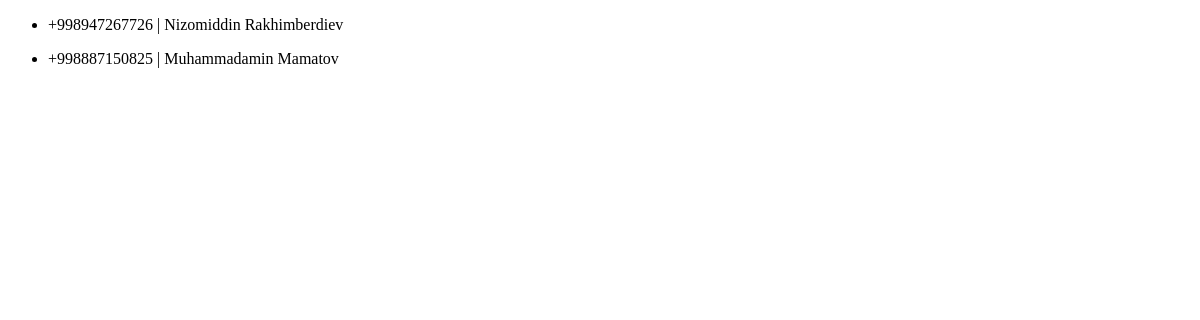
Before: /admin-dashboard/teachers/ with the older database file.
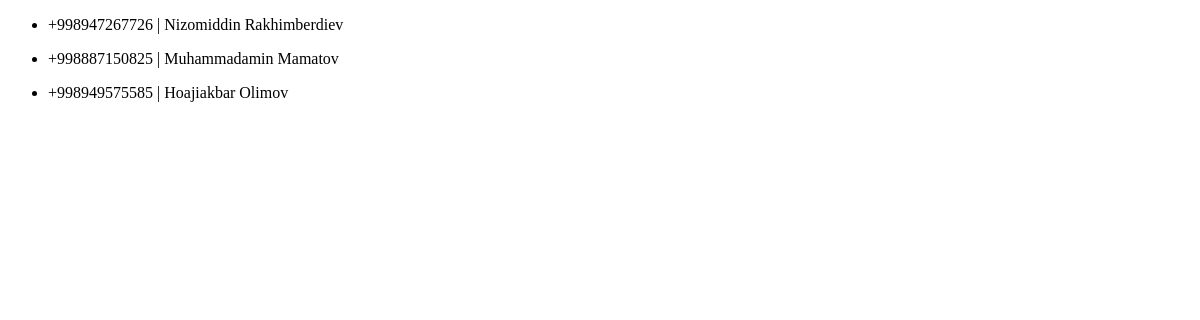
After: the same page with the newer database file.
### users/models.py (models this page shows, shortened)
class CustomUser(AbstractUser):
    groups = models.ManyToManyField(
        'auth.Group',
        related_name='customuser_set',  # related_name bilan to'qnashuv oldini olish
        blank=True
    )
    user_permissions = models.ManyToManyField(
        'auth.Permission',
        related_name='customuser_set_permissions',  # related_name bilan to'qnashuv oldini olish
        blank=True
    )

class Teacher(CustomUser):
    salary = models.DecimalField(max_digits=11, decimal_places=2, default=0)
    rating = models.IntegerField(default=0)
    rating_number = models.DecimalField(max_digits=3, decimal_places=1, default=0)

class CustomUser(AbstractUser):
    groups = models.ManyToManyField(
        'auth.Group',
        related_name='customuser_set',  # related_name bilan to'qnashuv oldini olish
        blank=True
    )
    user_permissions = models.ManyToManyField(
        'auth.Permission',
        related_name='customuser_set_permissions',  # related_name bilan to'qnashuv oldini olish
        blank=True
    )

### core/views.py (the view)
# urls.py: path('teachers/', teachers_view, name='teachers'),
def teachers_view(request):
    teachers = Teacher.objects.all()
    context = {'teachers': teachers}
    return render(request, 'teachers.html', context)

### templates/teachers.html (shortened to what this page needs)
<!DOCTYPE html>
<html lang="en">
<head>
</head>
<body>
{% for t in teachers %}
    <ul>
        <li>{{t.username}} | {{ t.first_name }} {{ t.last_name }}</li>
    </ul>
{% endfor %}
</body>
</html>

Changed rows visible on the page:
added Teacher: username "+998949575585", first_name "Hoajiakbar", last_name "Olimov"
